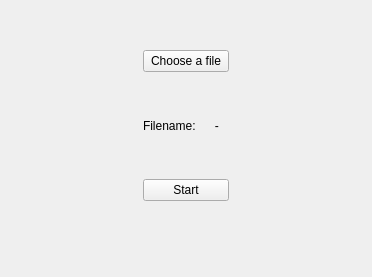
<?xml version="1.0" encoding="UTF-8"?>
<ui version="4.0">
 <class>MainMenu</class>
 <widget class="QWidget" name="MainMenu">
  <property name="geometry">
   <rect>
    <x>0</x>
    <y>0</y>
    <width>372</width>
    <height>277</height>
   </rect>
  </property>
  <property name="windowTitle">
   <string>Form</string>
  </property>
  <widget class="QWidget" name="horizontalLayoutWidget_3">
   <property name="geometry">
    <rect>
     <x>30</x>
     <y>50</y>
     <width>311</width>
     <height>151</height>
    </rect>
   </property>
   <layout class="QHBoxLayout" name="horizontalLayout_3">
    <item>
     <spacer name="horizontalSpacer">
      <property name="orientation">
       <enum>Qt::Horizontal</enum>
      </property>
      <property name="sizeHint" stdset="0">
       <size>
        <width>40</width>
        <height>20</height>
       </size>
      </property>
     </spacer>
    </item>
    <item>
     <layout class="QVBoxLayout" name="verticalLayout">
      <item>
       <widget class="QPushButton" name="pushButton">
        <property name="text">
         <string>Choose a file</string>
        </property>
       </widget>
      </item>
      <item>
       <layout class="QHBoxLayout" name="horizontalLayout">
        <item>
         <widget class="QLabel" name="label_2">
          <property name="text">
           <string>Filename: </string>
          </property>
         </widget>
        </item>
        <item>
         <widget class="QLabel" name="label">
          <property name="text">
           <string>   -   </string>
          </property>
         </widget>
        </item>
       </layout>
      </item>
      <item>
       <layout class="QHBoxLayout" name="horizontalLayout_2">
        <item>
         <widget class="QPushButton" name="pushButton_2">
          <property name="text">
           <string>Start</string>
          </property>
         </widget>
        </item>
       </layout>
      </item>
     </layout>
    </item>
    <item>
     <spacer name="horizontalSpacer_2">
      <property name="orientation">
       <enum>Qt::Horizontal</enum>
      </property>
      <property name="sizeHint" stdset="0">
       <size>
        <width>40</width>
        <height>20</height>
       </size>
      </property>
     </spacer>
    </item>
   </layout>
  </widget>
 </widget>
 <resources/>
 <connections/>
</ui>
